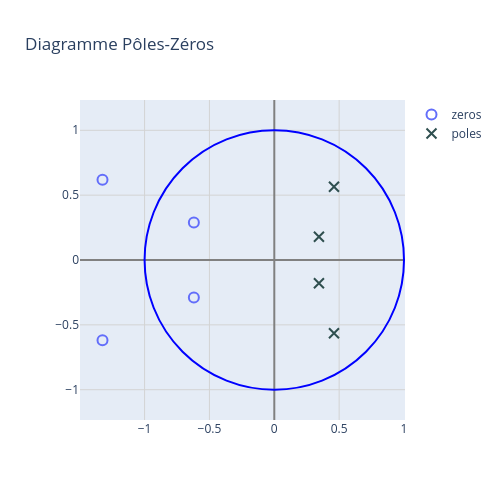
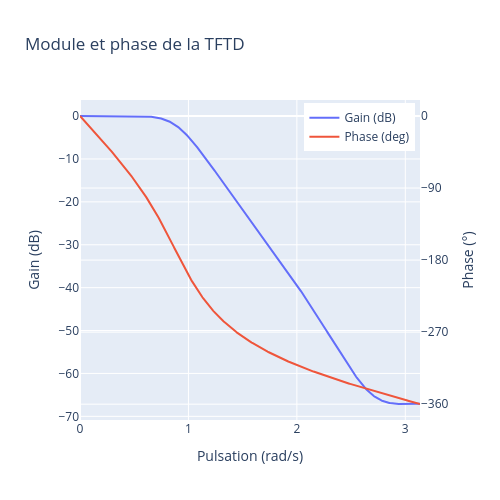
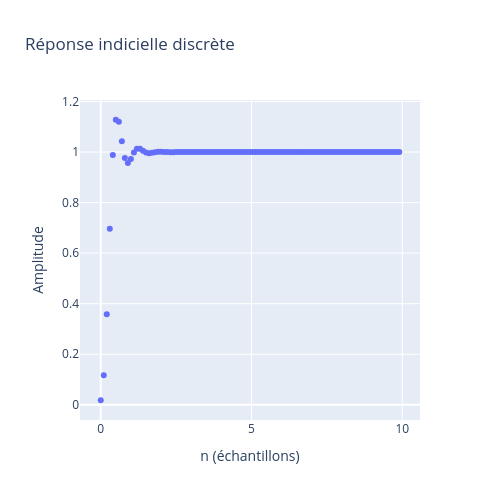

The cell these charts' notebook holds for them, in order:
### Code cell
# Système numérique (à temps discret)
b_n, a_n = np.array([0.018, 0.070, 0.106, 0.070, 0.018]), np.array([1.0, -1.609,  1.315, -0.504,  0.080])
system_n = signal.TransferFunction(b_n, a_n, dt=0.1)
# Donne les coefficients au numérateur et au dénumérateur du système
print(system_n.to_tf())
# Donne les matrices de réprésentation d'état du système
print(system_n.to_ss())
# Donne la forme factorisée (zéros, pôles, gain)
print(system_n.to_zpk())
# Tracé du diagramme Pôles-Zéros dans le plan complexe Z
zplane(system_n)
# Tracés des diagrammes fréquentiels discrets
zdiagrammes(system_n)
# Tracé de la réponse indicielle discrète
t, y = signal.dstep(system_n)
y = np.squeeze(y)
fig = px.scatter(
    x=t,
    y=y,
    labels={
        "x": "n (échantillons)",
        "y": "Amplitude"
    },
    title="Réponse indicielle discrète"
)

fig.update_layout(
    width=500,
    height=500
)

fig.show()

### Figure 1 — Plotly figure (JSON) as saved in the notebook; plotly's stock layout.template omitted (floating-point values rounded to 4 significant figures)
{"data": [{"marker": {"line": {"color": "DarkSlateGrey", "width": 2}, "size": 10, "symbol": "circle-open"}, "mode": "markers", "name": "zeros", "type": "scatter", "x": [-1.324, -1.324, -0.62, -0.62], "y": [0.618, -0.618, 0.2893, -0.2893]}, {"marker": {"line": {"color": "DarkSlateGrey", "width": 2}, "size": 10, "symbol": "x-thin"}, "mode": "markers", "name": "poles", "type": "scatter", "x": [0.4603, 0.4603, 0.3442, 0.3442], "y": [0.5644, -0.5644, 0.1798, -0.1798]}], "layout": {"height": 500, "shapes": [{"line": {"color": "blue"}, "type": "circle", "x0": -1, "x1": 1, "y0": -1, "y1": 1}], "title": {"text": "Diagramme Pôles-Zéros"}, "width": 500, "xaxis": {"gridcolor": "LightGray", "gridwidth": 1, "range": [null, null], "showgrid": true, "zeroline": true, "zerolinecolor": "Gray"}, "yaxis": {"gridcolor": "LightGray", "gridwidth": 1, "range": [null, null], "scaleanchor": "x", "scaleratio": 1, "showgrid": true, "zeroline": true, "zerolinecolor": "Gray"}}}

### Figure 2 — Plotly figure (JSON) as saved in the notebook; plotly's stock layout.template omitted (floating-point values rounded to 4 significant figures; data arrays with more than 128 entries replaced by an {"elided": "..."} marker saying what was removed)
{"data": [{"name": "Gain (dB)", "type": "scatter", "x": {"elided": "512 float values"}, "y": {"elided": "512 float values"}, "yaxis": "y"}, {"name": "Phase (deg)", "type": "scatter", "x": {"elided": "512 float values"}, "y": {"elided": "512 float values"}, "yaxis": "y2"}], "layout": {"height": 500, "legend": {"x": 0.66, "y": 0.99}, "title": {"text": "Module et phase de la TFTD"}, "width": 500, "xaxis": {"title": {"text": "Pulsation (rad/s)"}}, "yaxis": {"title": {"text": "Gain (dB)"}}, "yaxis2": {"dtick": 90, "overlaying": "y", "side": "right", "tickmode": "linear", "title": {"text": "Phase (°)"}}}}

### Figure 3 — Plotly figure (JSON) as saved in the notebook; plotly's stock layout.template omitted (floating-point values rounded to 4 significant figures)
{"data": [{"hovertemplate": "n (échantillons)=%{x}<br>Amplitude=%{y}<extra></extra>", "legendgroup": "", "marker": {"color": "#636efa", "symbol": "circle"}, "mode": "markers", "name": "", "orientation": "v", "showlegend": false, "type": "scatter", "x": [0.0, 0.1, 0.2, 0.3, 0.4, 0.5, 0.6, 0.7, 0.8, 0.9, 1.0, 1.1, 1.2, 1.3, 1.4, 1.5, 1.6, 1.7, 1.8, 1.9, 2.0, 2.1, 2.2, 2.3, 2.4, 2.5, 2.6, 2.7, 2.8, 2.9, 3.0, 3.1, 3.2, 3.3, 3.4, 3.5, 3.6, 3.7, 3.8, 3.9, 4.0, 4.1, 4.2, 4.3, 4.4, 4.5, 4.6, 4.7, 4.8, 4.9, 5.0, 5.1, 5.2, 5.3, 5.4, 5.5, 5.6, 5.7, 5.8, 5.9, 6.0, 6.1, 6.2, 6.3, 6.4, 6.5, 6.6, 6.7, 6.8, 6.9, 7.0, 7.1, 7.2, 7.3, 7.4, 7.5, 7.6, 7.7, 7.8, 7.9, 8.0, 8.1, 8.2, 8.3, 8.4, 8.5, 8.6, 8.7, 8.8, 8.9, 9.0, 9.1, 9.2, 9.3, 9.4, 9.5, 9.6, 9.7, 9.8, 9.9], "xaxis": "x", "y": [0.018, 0.117, 0.3585, 0.6961, 0.9881, 1.128, 1.119, 1.042, 0.9766, 0.9565, 0.9726, 0.998, 1.013, 1.013, 1.005, 0.9978, 0.9954, 0.9969, 0.9996, 1.001, 1.001, 1.001, 0.9998, 0.9995, 0.9996, 0.9999, 1.0, 1.0, 1.0, 1.0, 0.9999, 1.0, 1.0, 1.0, 1.0, 1.0, 1.0, 1.0, 1.0, 1.0, 1.0, 1.0, 1.0, 1.0, 1.0, 1.0, 1.0, 1.0, 1.0, 1.0, 1.0, 1.0, 1.0, 1.0, 1.0, 1.0, 1.0, 1.0, 1.0, 1.0, 1.0, 1.0, 1.0, 1.0, 1.0, 1.0, 1.0, 1.0, 1.0, 1.0, 1.0, 1.0, 1.0, 1.0, 1.0, 1.0, 1.0, 1.0, 1.0, 1.0, 1.0, 1.0, 1.0, 1.0, 1.0, 1.0, 1.0, 1.0, 1.0, 1.0, 1.0, 1.0, 1.0, 1.0, 1.0, 1.0, 1.0, 1.0, 1.0, 1.0], "yaxis": "y"}], "layout": {"height": 500, "legend": {"tracegroupgap": 0}, "title": {"text": "Réponse indicielle discrète"}, "width": 500, "xaxis": {"anchor": "y", "domain": [0, 1], "title": {"text": "n (échantillons)"}}, "yaxis": {"anchor": "x", "domain": [0, 1], "title": {"text": "Amplitude"}}}}
